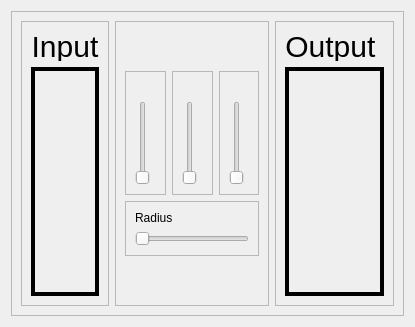
         <widget class="QWidget" name="ActiveContourPage">
          <layout class="QGridLayout" name="gridLayout_109">
           <item row="0" column="0">
            <widget class="QFrame" name="frame_50">
             <property name="frameShape">
              <enum>QFrame::StyledPanel</enum>
             </property>
             <property name="frameShadow">
              <enum>QFrame::Raised</enum>
             </property>
             <layout class="QGridLayout" name="gridLayout_28">
              <item row="0" column="0">
               <widget class="QFrame" name="frame_51">
                <property name="maximumSize">
                 <size>
                  <width>16777215</width>
                  <height>16777215</height>
                 </size>
                </property>
                <property name="frameShape">
                 <enum>QFrame::StyledPanel</enum>
                </property>
                <property name="frameShadow">
                 <enum>QFrame::Raised</enum>
                </property>
                <layout class="QGridLayout" name="gridLayout_90">
                 <item row="0" column="0">
                  <widget class="QLabel" name="inputImageACLabel">
                   <property name="maximumSize">
                    <size>
                     <width>16777215</width>
                     <height>30</height>
                    </size>
                   </property>
                   <property name="styleSheet">
                    <string notr="true">font-family: Impact, Haettenschweiler, 'Arial Narrow Bold', sans-serif;
font-size: 30px;
color: black;
background-color:transparent;</string>
                   </property>
                   <property name="text">
                    <string>Input</string>
                   </property>
                   <property name="alignment">
                    <set>Qt::AlignCenter</set>
                   </property>
                  </widget>
                 </item>
                 <item row="1" column="0">
                  <widget class="QLabel" name="activeContourInputImage">
                   <property name="styleSheet">
                    <string notr="true">border: 4px solid black;
</string>
                   </property>
                   <property name="text">
                    <string/>
                   </property>
                   <property name="scaledContents">
                    <bool>true</bool>
                   </property>
                   <property name="alignment">
                    <set>Qt::AlignCenter</set>
                   </property>
                  </widget>
                 </item>
                </layout>
               </widget>
              </item>
              <item row="0" column="1">
               <widget class="QFrame" name="frame_56">
                <property name="maximumSize">
                 <size>
                  <width>154</width>
                  <height>16777215</height>
                 </size>
                </property>
                <property name="frameShape">
                 <enum>QFrame::StyledPanel</enum>
                </property>
                <property name="frameShadow">
                 <enum>QFrame::Raised</enum>
                </property>
                <layout class="QGridLayout" name="gridLayout_97">
                 <item row="0" column="1">
                  <spacer name="verticalSpacer">
                   <property name="orientation">
                    <enum>Qt::Vertical</enum>
                   </property>
                   <property name="sizeHint" stdset="0">
                    <size>
                     <width>20</width>
                     <height>40</height>
                    </size>
                   </property>
                  </spacer>
                 </item>
                 <item row="1" column="1">
                  <widget class="QFrame" name="frame_54">
                   <property name="maximumSize">
                    <size>
                     <width>55</width>
                     <height>16777215</height>
                    </size>
                   </property>
                   <property name="frameShape">
                    <enum>QFrame::StyledPanel</enum>
                   </property>
                   <property name="frameShadow">
                    <enum>QFrame::Raised</enum>
                   </property>
                   <layout class="QGridLayout" name="gridLayout_95">
                    <item row="0" column="0">
                     <widget class="QPushButton" name="beta">
                      <property name="enabled">
                       <bool>false</bool>
                      </property>
                      <property name="styleSheet">
                       <string notr="true">QPushButton{
border-radius: 10px;
font: 900 12pt &quot;Segoe UI Black&quot;;
}


QPushButton:hover:!pressed{
	background-color: qlineargradient(x1: 0.5, y1: 1, x2: 0.5, y2: 1, stop: 0 #dadbde, stop: 1 #f6f7fa);
}</string>
                      </property>
                      <property name="text">
                       <string/>
                      </property>
                      <property name="icon">
                       <iconset>
                        <normaloff>:/Icons/beta.png</normaloff>:/Icons/beta.png</iconset>
                      </property>
                     </widget>
                    </item>
                    <item row="1" column="0">
                     <widget class="QSlider" name="betaSlider">
                      <property name="minimum">
                       <number>1</number>
                      </property>
                      <property name="maximum">
                       <number>50</number>
                      </property>
                      <property name="value">
                       <number>1</number>
                      </property>
                      <property name="orientation">
                       <enum>Qt::Vertical</enum>
                      </property>
                     </widget>
                    </item>
                   </layout>
                  </widget>
                 </item>
                 <item row="1" column="0">
                  <widget class="QFrame" name="frame_53">
                   <property name="maximumSize">
                    <size>
                     <width>55</width>
                     <height>16777215</height>
                    </size>
                   </property>
                   <property name="frameShape">
                    <enum>QFrame::StyledPanel</enum>
                   </property>
                   <property name="frameShadow">
                    <enum>QFrame::Raised</enum>
                   </property>
                   <layout class="QGridLayout" name="gridLayout_94">
                    <item row="0" column="0">
                     <widget class="QPushButton" name="alpha">
                      <property name="enabled">
                       <bool>false</bool>
                      </property>
                      <property name="styleSheet">
                       <string notr="true">QPushButton{
border-radius: 10px;
font: 900 12pt &quot;Segoe UI Black&quot;;
}


QPushButton:hover:!pressed{
	background-color: qlineargradient(x1: 0.5, y1: 1, x2: 0.5, y2: 1, stop: 0 #dadbde, stop: 1 #f6f7fa);
}</string>
                      </property>
                      <property name="text">
                       <string/>
                      </property>
                      <property name="icon">
                       <iconset>
                        <normaloff>:/Icons/alpha.png</normaloff>:/Icons/alpha.png</iconset>
                      </property>
                     </widget>
                    </item>
                    <item row="1" column="0">
                     <widget class="QSlider" name="alphaSlider">
                      <property name="styleSheet">
                       <string notr="true"/>
                      </property>
                      <property name="maximum">
                       <number>50</number>
                      </property>
                      <property name="value">
                       <number>0</number>
                      </property>
                      <property name="orientation">
                       <enum>Qt::Vertical</enum>
                      </property>
                     </widget>
                    </item>
                   </layout>
                  </widget>
                 </item>
                 <item row="1" column="2">
                  <widget class="QFrame" name="frame_55">
                   <property name="maximumSize">
                    <size>
                     <width>55</width>
                     <height>16777215</height>
                    </size>
                   </property>
                   <property name="frameShape">
                    <enum>QFrame::StyledPanel</enum>
                   </property>
                   <property name="frameShadow">
                    <enum>QFrame::Raised</enum>
                   </property>
                   <layout class="QGridLayout" name="gridLayout_96">
                    <item row="0" column="0">
                     <widget class="QPushButton" name="gamma">
                      <property name="enabled">
                       <bool>false</bool>
                      </property>
                      <property name="styleSheet">
                       <string notr="true">QPushButton{
border-radius: 10px;
font: 900 12pt &quot;Segoe UI Black&quot;;
}


QPushButton:hover:!pressed{
	background-color: qlineargradient(x1: 0.5, y1: 1, x2: 0.5, y2: 1, stop: 0 #dadbde, stop: 1 #f6f7fa);
}</string>
                      </property>
                      <property name="text">
                       <string/>
                      </property>
                      <property name="icon">
                       <iconset>
                        <normaloff>:/Icons/gamma.png</normaloff>:/Icons/gamma.png</iconset>
                      </property>
                     </widget>
                    </item>
                    <item row="1" column="0">
                     <widget class="QSlider" name="gammaSlider">
                      <property name="maximum">
                       <number>50</number>
                      </property>
                      <property name="value">
                       <number>0</number>
                      </property>
                      <property name="orientation">
                       <enum>Qt::Vertical</enum>
                      </property>
                     </widget>
                    </item>
                   </layout>
                  </widget>
                 </item>
                 <item row="3" column="1">
                  <spacer name="verticalSpacer_2">
                   <property name="orientation">
                    <enum>Qt::Vertical</enum>
                   </property>
                   <property name="sizeHint" stdset="0">
                    <size>
                     <width>20</width>
                     <height>40</height>
                    </size>
                   </property>
                  </spacer>
                 </item>
                 <item row="2" column="0" colspan="3">
                  <widget class="QFrame" name="frame_57">
                   <property name="frameShape">
                    <enum>QFrame::StyledPanel</enum>
                   </property>
                   <property name="frameShadow">
                    <enum>QFrame::Raised</enum>
                   </property>
                   <layout class="QGridLayout" name="gridLayout_27">
                    <item row="0" column="0">
                     <widget class="QLabel" name="label">
                      <property name="styleSheet">
                       <string notr="true">font: 900 12pt &quot;Segoe UI Black&quot;;</string>
                      </property>
                      <property name="text">
                       <string>Radius</string>
                      </property>
                     </widget>
                    </item>
                    <item row="1" column="0">
                     <widget class="QSlider" name="contourRadiusSlider">
                      <property name="orientation">
                       <enum>Qt::Horizontal</enum>
                      </property>
                     </widget>
                    </item>
                   </layout>
                  </widget>
                 </item>
                </layout>
               </widget>
              </item>
              <item row="0" column="2">
               <widget class="QFrame" name="frame_52">
                <property name="frameShape">
                 <enum>QFrame::StyledPanel</enum>
                </property>
                <property name="frameShadow">
                 <enum>QFrame::Raised</enum>
                </property>
                <layout class="QGridLayout" name="gridLayout_93">
                 <item row="0" column="0">
                  <widget class="QLabel" name="ouputImageACLabel">
                   <property name="maximumSize">
                    <size>
                     <width>16777215</width>
                     <height>30</height>
                    </size>
                   </property>
                   <property name="styleSheet">
                    <string notr="true">font-family: Impact, Haettenschweiler, 'Arial Narrow Bold', sans-serif;
font-size: 30px;
color: black;
background-color:transparent;</string>
                   </property>
                   <property name="text">
                    <string>Output </string>
                   </property>
                   <property name="alignment">
                    <set>Qt::AlignCenter</set>
                   </property>
                  </widget>
                 </item>
                 <item row="1" column="0">
                  <widget class="ClickableLabel" name="activeContourOutputImage">
                   <property name="styleSheet">
                    <string notr="true">border: 4px solid black;
</string>
                   </property>
                   <property name="text">
                    <string/>
                   </property>
                   <property name="scaledContents">
                    <bool>true</bool>
                   </property>
                   <property name="alignment">
                    <set>Qt::AlignCenter</set>
                   </property>
                  </widget>
                 </item>
                </layout>
               </widget>
              </item>
             </layout>
            </widget>
           </item>
          </layout>
         </widget>
